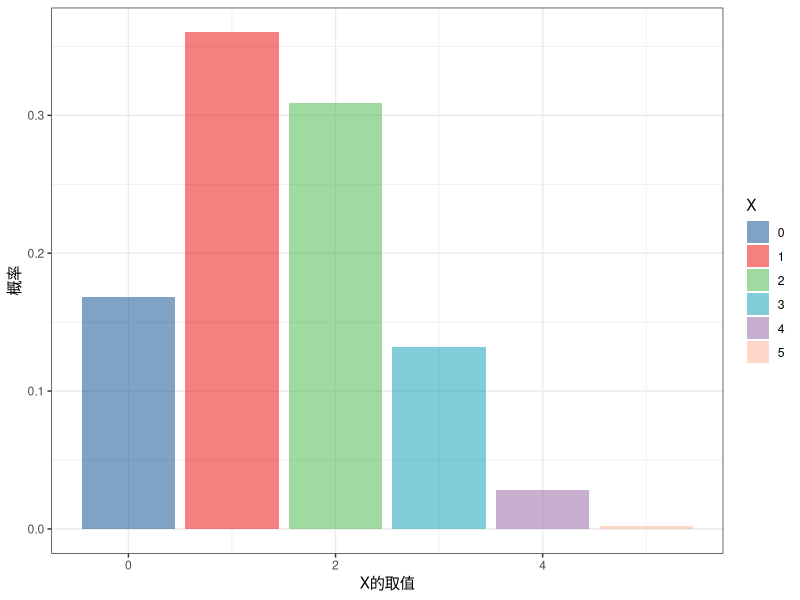
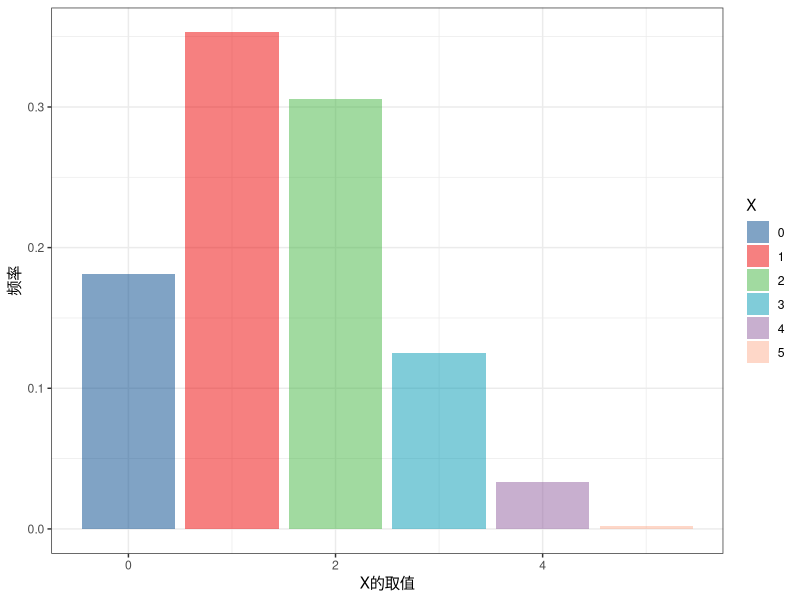
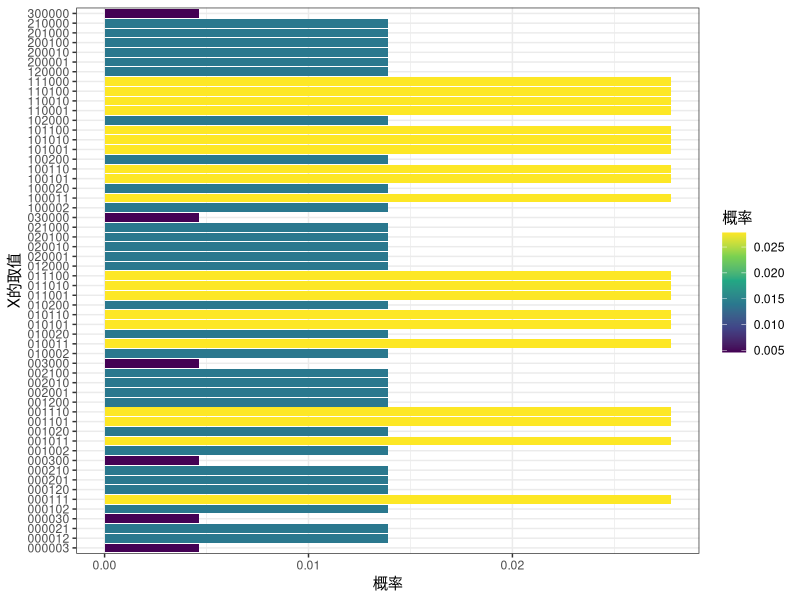
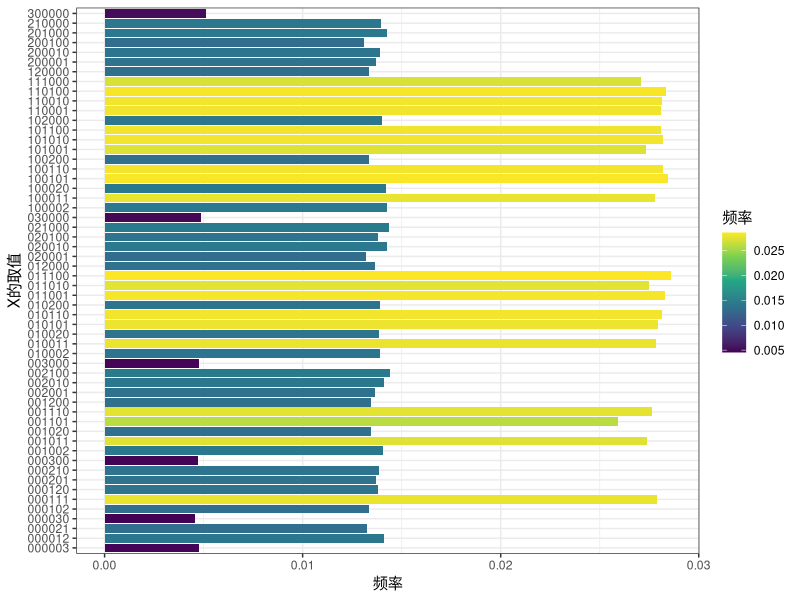
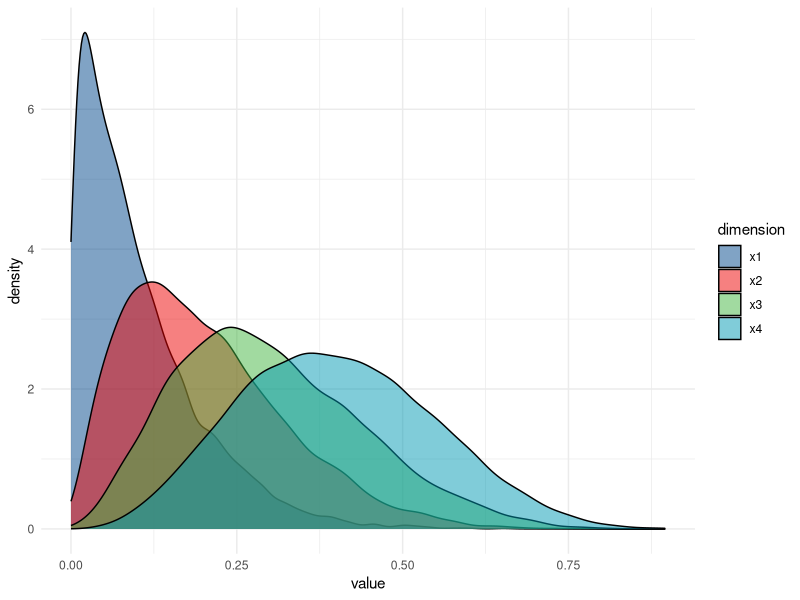
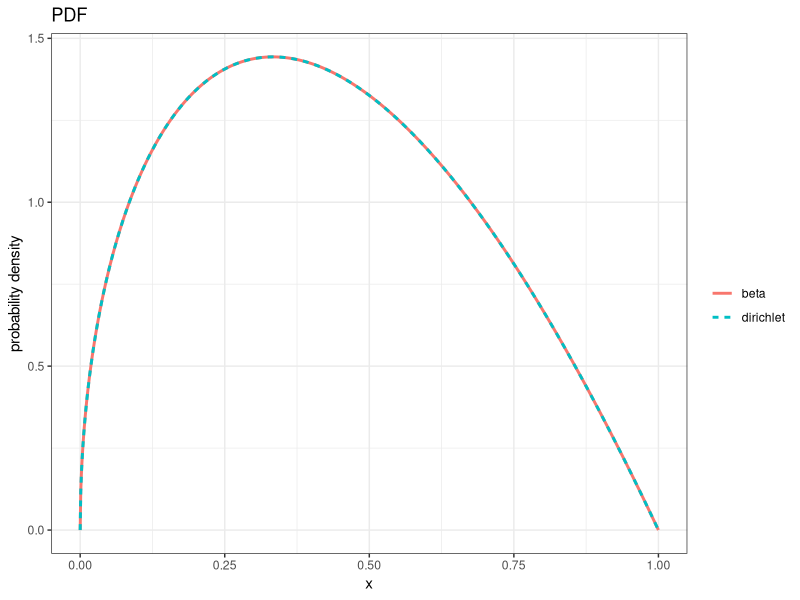
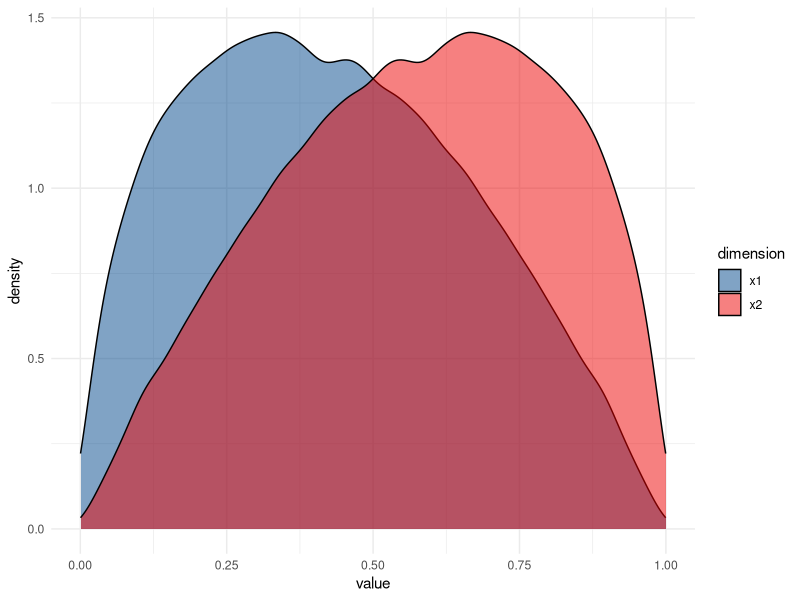
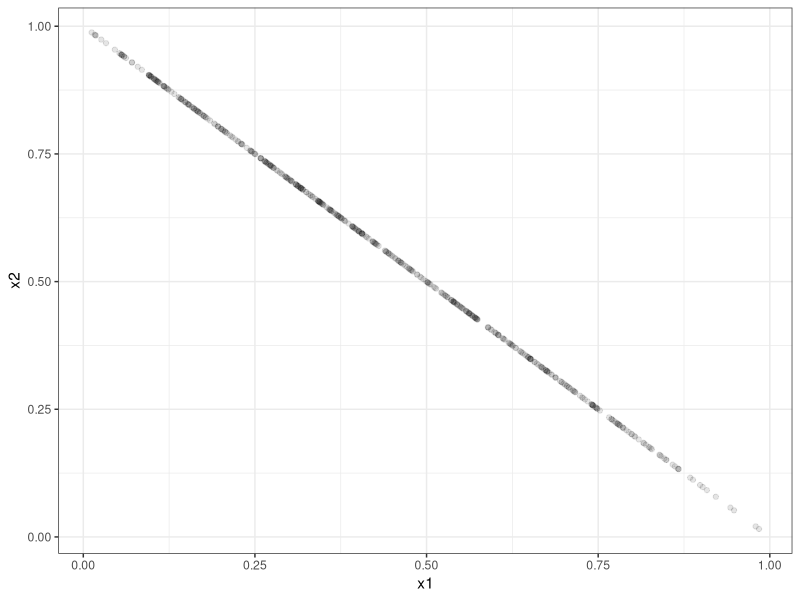

Source code (R) for these figures, in order:
## ---- chunk 1
#| context: setup
#| warning: false
library(tidyverse)
library(gtools)
library(ggsci)
## ---- chunk 2
# 假设n=5,p=0.5
n=5
p=0.3
df<-data.frame(k=0:5) %>%
  mutate(p=choose(n,k)*p^k*(1-p)^(n-k),
         p2=dbinom(k,5,0.3))
df

ggplot(df,aes(k,p,fill=factor(k)))+
  geom_col()+
  scale_fill_lancet(alpha = .5)+
  labs(x='X的取值',y='概率',fill='X')+
  theme_bw()
## ---- chunk 3
# 抽样模拟
data.frame(x=rbinom(1000,5,0.3)) %>% count(x) %>%
  mutate(freq=n/sum(n)) %>%
  ggplot(aes(x,freq,fill=factor(x)))+
  geom_col()+
  scale_fill_lancet(alpha = .5)+
  labs(x='X的取值',y='频率',fill='X')+
  theme_bw()
## ---- chunk 4
# 以掷骰子举例，显然k=6,若骰子均匀，则p1=p2=p3=p4=p5=p6=1/6,假设投掷3次n=3

#PMF

f1<-function(xtext){
  x=as.numeric(strsplit(xtext,'')[[1]])
  factorial(sum(x))/prod(factorial(x))
}
f1('123')

df<-expand.grid(x1=0:3,x2=0:3,x3=0:3,x4=0:3,x5=0:3,x6=0:3) %>%
  filter(x1+x2+x3+x4+x5+x6==3) %>%
  arrange(x1,x2,x3,x4,x5,x6) %>%
  rowwise() %>%
  mutate(x=paste0(x1,x2,x3,x4,x5,x6,collapse = ','),
         n=3,
         p=f1(x)*(1/6)^x1*(1/6)^x2*(1/6)^x3*(1/6)^x4*(1/6)^x5*(1/6)^x6,
         p2=dmultinom(c(x1,x2,x3,x4,x5,x6),size=3,prob=rep(1/6,6))) %>%
  relocate(x,n,p,p2)

sum(df$p)

df %>%
  ggplot(aes(x,p,fill=p))+
  geom_col()+
  coord_flip()+
  scale_x_discrete()+
  labs(x='X的取值',y='概率',fill='概率')+
  scale_fill_viridis_c()+
  theme_bw()
## ---- chunk 5
#抽样模拟
rmultinom(n=100000,size=3,prob=rep(1/6,6)) %>% t() %>%
  as.data.frame() %>%
  setNames(paste0('x',1:6)) %>%
  count(x1,x2,x3,x4,x5,x6) %>%
  mutate(freq=n/sum(n)) %>%
  arrange(x1,x2,x3,x4,x5,x6) %>%
  rowwise() %>%
  mutate(x=paste0(x1,x2,x3,x4,x5,x6,collapse = ',')) %>%
  relocate(x,freq) %>%
  ggplot(aes(x,freq,fill=freq))+
  geom_col()+
  coord_flip()+
  scale_fill_viridis_c()+
  theme_bw()+
  labs(x='X的取值',y='频率',fill='频率')
## ---- chunk 6
df<-rdirichlet(10000,alpha=c(1,2,3,4))
head(df)
head(rowSums(df))

apply(df,2,summary)
df %>% as.data.frame() %>%
  setNames(paste0('x',1:4)) %>%
  pivot_longer(cols=x1:x4,names_to = 'dimension',values_to = 'value') %>%
  ggplot(aes(value,fill=dimension))+
  geom_density()+
  scale_fill_lancet(alpha = .5)+
  theme_minimal()
## ---- chunk 7
# 贝塔分布与狄利克雷分布
df<-data.frame(x=seq(0,1,length.out=1000)) %>%
  mutate(pd_beta=dbeta(x,shape1 = 1.5,shape2=2)) %>%
  rowwise() %>%
  mutate(pd_diri=ddirichlet(c(x,1-x),alpha = c(1.5,2)))

head(df)

#PDF
ggplot(df,aes(x))+
  geom_line(aes(y=pd_beta,linetype='beta',col='beta'),linewidth = 1)+
  geom_line(aes(y=pd_diri,linetype='dirichlet',col='dirichlet'),linewidth = 1)+
  theme_bw()+
  labs(linetype='',col='',y='probability density',title='PDF')
  
## ---- chunk 8
rdirichlet(100000,alpha=c(1.5,2)) %>% 
  as.data.frame() %>%
  setNames(paste0('x',1:2)) %>%
  pivot_longer(cols=x1:x2,names_to = 'dimension',values_to = 'value') %>%
  ggplot(aes(value,fill=dimension))+
  geom_density()+
  scale_fill_lancet(alpha = .5)+
  theme_minimal()
## ---- chunk 9
rdirichlet(500,alpha=c(1.5,2)) %>% 
  as.data.frame() %>%
  setNames(paste0('x',1:2)) %>%
  ggplot(aes(x1,x2))+
  geom_point(alpha=.1)+
  theme_bw()
## ---- chunk 10
plot_data <- expand.grid(alpha = c(0.2,0.5,1,2,5), beta = c(0.2,0.5, 1, 2,5)) %>%
  mutate(data=pmap(list(alpha,beta),~{
    x=seq(0,1,length.out=1000)
    data.frame(x=x,y=dbeta(x,.x,.y))
  }))

plot_data %>%
  unnest(data) %>%
  mutate(params=sprintf('α=%s,β=%s',alpha,beta)) %>%
  ggplot(aes(x,y))+
  geom_line(aes(group=params,color=factor(beta))) +
  facet_wrap(~alpha,nrow=1,drop = T,labeller = as_labeller(function(x)paste0('α=',x)))+
  labs(color='β=')+
  theme_bw()

plot_data %>%
  unnest(data) %>%
  mutate(params=sprintf('α=%s,β=%s',alpha,beta)) %>%
  ggplot(aes(x,y))+
  geom_line(aes(group=params,color=factor(beta))) +
  facet_wrap(~alpha,nrow=1,drop = T,labeller = as_labeller(function(x)paste0('α=',x)))+
  labs(color='β=')+
  theme_bw()+
  coord_cartesian(ylim=c(0,10))

plot_data %>%
  unnest(data) %>%
  mutate(params=sprintf('α=%s,β=%s',alpha,beta)) %>%
  filter(alpha<1,beta<1) %>%
  ggplot(aes(x,y))+
  geom_line(aes(group=params,color=factor(beta))) +
  facet_wrap(~alpha,nrow=1,drop = T,labeller = as_labeller(function(x)paste0('α=',x)))+
  labs(color='β=',title='α<1,β<1')+
  theme_bw()+
  coord_cartesian(ylim=c(0,10))

plot_data %>%
  unnest(data) %>%
  mutate(params=sprintf('α=%s,β=%s',alpha,beta)) %>%
  filter(alpha>1,beta>1) %>%
  ggplot(aes(x,y))+
  geom_line(aes(group=params,color=factor(beta))) +
  facet_wrap(~alpha,nrow=1,drop = T,labeller = as_labeller(function(x)paste0('α=',x)))+
  labs(color='β=',title='α>1,β>1')+
  theme_bw()+
  coord_cartesian(ylim=c(0,10))

plot_data %>%
  unnest(data) %>%
  mutate(params=sprintf('α=%s,β=%s',alpha,beta)) %>%
  filter(alpha==1) %>%
  ggplot(aes(x,y))+
  geom_line(aes(group=params,color=factor(beta))) +
  labs(color='β',title='α=1')+
  theme_bw()+
  coord_cartesian(ylim=c(0,10))


plot_data %>%
  unnest(data) %>%
  mutate(params=sprintf('α=%s,β=%s',alpha,beta)) %>%
  filter(beta==1) %>%
  ggplot(aes(x,y))+
  geom_line(aes(group=params,color=factor(alpha))) +
  labs(color='α=',title='β=1')+
  theme_bw()+
  coord_cartesian(ylim=c(0,10))

plot_data %>%
  unnest(data) %>%
  mutate(params=sprintf('α=%s,β=%s',alpha,beta)) %>%
  filter(alpha==beta) %>%
  ggplot(aes(x,y))+
  geom_line(aes(group=params,color=factor(beta))) +
  labs(color='α=β',title='α=β')+
  theme_bw()+
  coord_cartesian(ylim=c(0,10))

plot_data %>%
  unnest(data) %>%
  mutate(params=sprintf('α=%s,β=%s',alpha,beta)) %>%
  filter(alpha>beta) %>%
  ggplot(aes(x,y))+
  geom_line(aes(group=params,color=factor(beta))) +
  facet_wrap(~alpha,nrow=1,drop = T,labeller = as_labeller(function(x)paste0('α=',x)))+
  labs(color='β=',title='α>β')+
  theme_bw()+
  coord_cartesian(ylim=c(0,10))

plot_data %>%
  unnest(data) %>%
  mutate(params=sprintf('α=%s,β=%s',alpha,beta)) %>%
  filter(alpha<beta) %>%
  ggplot(aes(x,y))+
  geom_line(aes(group=params,color=factor(beta))) +
  facet_wrap(~alpha,nrow=1,drop = T,labeller = as_labeller(function(x)paste0('α=',x)))+
  labs(color='β=',title='α<β')+
  theme_bw()+
  coord_cartesian(ylim=c(0,10))+
  theme(str)
## ---- chunk 11
plot_data <- expand.grid(alpha = c(0.2,0.5,1,2,5), beta = c(0.2,0.5, 1, 2,5)) %>%
  mutate(data=pmap(list(alpha,beta),~{
    x=seq(0,10,length.out=1000)
    data.frame(x=x,y=dgamma(x,shape=.x,scale=.y))
  }))

plot_data %>%
  unnest(data) %>%
  mutate(params=sprintf('α=%s(shape),β=%s(scale)',alpha,beta)) %>%
  ggplot(aes(x,y))+
  geom_line(aes(group=params,color=factor(beta))) +
  facet_wrap(~alpha,nrow=1,drop = T,labeller = as_labeller(function(x)paste0('α=',x)))+
  labs(color='β=')+
  theme_bw()


plot_data %>%
  unnest(data) %>%
  mutate(params=sprintf('α=%s,β=%s',alpha,beta)) %>%
  ggplot(aes(x,y))+
  geom_line(aes(group=params,color=factor(beta))) +
  facet_wrap(~alpha,nrow=1,drop = T,labeller = as_labeller(function(x)paste0('α=',x)))+
  labs(color='β=')+
  theme_bw()+
  coord_cartesian(ylim=c(0,5))

plot_data %>%
  unnest(data) %>%
  mutate(params=sprintf('α=%s,β=%s',alpha,beta)) %>%
  filter(alpha<1,beta<1) %>%
  ggplot(aes(x,y))+
  geom_line(aes(group=params,color=factor(beta))) +
  facet_wrap(~alpha,nrow=1,drop = T,labeller = as_labeller(function(x)paste0('α=',x)))+
  labs(color='β=',title='α<1,β<1')+
  theme_bw()+
  coord_cartesian(ylim=c(0,5))

plot_data %>%
  unnest(data) %>%
  mutate(params=sprintf('α=%s,β=%s',alpha,beta)) %>%
  filter(alpha>1,beta>1) %>%
  ggplot(aes(x,y))+
  geom_line(aes(group=params,color=factor(beta))) +
  facet_wrap(~alpha,nrow=1,drop = T,labeller = as_labeller(function(x)paste0('α=',x)))+
  labs(color='β=',title='α>1,β>1')+
  theme_bw()+
  coord_cartesian(ylim=c(0,5))

plot_data %>%
  unnest(data) %>%
  mutate(params=sprintf('α=%s,β=%s',alpha,beta)) %>%
  filter(alpha==1) %>%
  ggplot(aes(x,y))+
  geom_line(aes(group=params,color=factor(beta))) +
  labs(color='β',title='α=1')+
  theme_bw()+
  coord_cartesian(ylim=c(0,5))


plot_data %>%
  unnest(data) %>%
  mutate(params=sprintf('α=%s,β=%s',alpha,beta)) %>%
  filter(beta==1) %>%
  ggplot(aes(x,y))+
  geom_line(aes(group=params,color=factor(alpha))) +
  labs(color='α=',title='β=1')+
  theme_bw()+
  coord_cartesian(ylim=c(0,5))

plot_data %>%
  unnest(data) %>%
  mutate(params=sprintf('α=%s,β=%s',alpha,beta)) %>%
  filter(alpha==beta) %>%
  ggplot(aes(x,y))+
  geom_line(aes(group=params,color=factor(beta))) +
  labs(color='α=β',title='α=β')+
  theme_bw()+
  coord_cartesian(ylim=c(0,5))

plot_data %>%
  unnest(data) %>%
  mutate(params=sprintf('α=%s,β=%s',alpha,beta)) %>%
  filter(alpha>beta) %>%
  ggplot(aes(x,y))+
  geom_line(aes(group=params,color=factor(beta))) +
  facet_wrap(~alpha,nrow=1,drop = T,labeller = as_labeller(function(x)paste0('α=',x)))+
  labs(color='β=',title='α>β')+
  theme_bw()+
  coord_cartesian(ylim=c(0,5))

plot_data %>%
  unnest(data) %>%
  mutate(params=sprintf('α=%s,β=%s',alpha,beta)) %>%
  filter(alpha<beta) %>%
  ggplot(aes(x,y))+
  geom_line(aes(group=params,color=factor(beta))) +
  facet_wrap(~alpha,nrow=1,drop = T,labeller = as_labeller(function(x)paste0('α=',x)))+
  labs(color='β=',title='α<β')+
  theme_bw()+
  coord_cartesian(ylim=c(0,5))+
  theme(str)
## ---- chunk 12
plot_data <- expand.grid(alpha = 1, beta = c(0.2,0.5, 1, 2,5)) %>%
  mutate(data=pmap(list(alpha,beta),~{
    x=seq(0,10,length.out=1000)
    data.frame(x=x,y=dgamma(x,shape=.x,scale=.y),
               y2=dexp(x,rate=1/.y))
  }))

head(plot_data %>% unnest(data))

plot_data %>%
  unnest(data) %>%
  mutate(params=sprintf('α=1,β=%s(λ=%s)',beta,round(1/beta,2))) %>%
  ggplot(aes(x,y))+
  geom_line(aes(group=params,color=params)) +
  labs(color='β(scale)=',title='指数分布(α=1)')+
  theme_bw()
## ---- chunk 13
plot_data <- expand.grid(k = 1:5, beta = 2) %>%
  mutate(alpha=k/2) %>%
  mutate(data=pmap(list(alpha,beta,k),~{
    x=seq(0,10,length.out=1000)
    data.frame(x=x,y=dgamma(x,..1,scale=..2),
               y2=dchisq(x,..3))
  }))

head(plot_data %>% unnest(data))

plot_data %>%
  unnest(data) %>%
  mutate(params=sprintf('α=%s(k=%s),β=%s(scale),',alpha,k,beta)) %>%
  ggplot(aes(x,y))+
  geom_line(aes(group=params,color=params)) +
  labs(color='β=',title='卡方分布(β=2)')+
  theme_bw()
## ---- chunk 14
#α很大时接近 正态分布
plot_data<-expand.grid(alpha = 1:10, beta = c(0.5, 1, 2)) %>%
  mutate(data=pmap(list(alpha,beta),~{
    x=seq(0,2*.x*.y,length.out=100)
    data.frame(x=x,y=dgamma(x,shape=.x,scale=.y),
               y2=dnorm(x,.x*.y,sqrt(.x*.y^2)))
  }))

head(plot_data %>% unnest(data))

plot_data %>%
  unnest(data) %>%
  mutate(params=sprintf('α=%s',alpha)) %>%
  ggplot(aes(x,y))+
  geom_line(aes(group=params,color=params)) +
  facet_wrap(~beta,nrow=1,drop = T,labeller = as_labeller(function(x)paste0('beta=',x)),scales = 'free')+
  labs(color='α=',title='')+
  theme_bw()


plot_data %>%
  unnest(data) %>%
  mutate(diff=y2-y) %>%
  ggplot(aes(diff,fill=alpha))+
  geom_density()+
  facet_grid(alpha~beta)+
  xlim(c(-.1,.1))
## ---- chunk 15
# 生成参数组合并计算威布尔分布密度数据
plot_data <- expand.grid(
  k = c(0.5, 1, 1.5, 2, 3),           # 形状参数 k
  lambda = c(0.5, 1, 1.5, 2, 3)       # 尺度参数 λ
) %>%
  mutate(data = pmap(list(k, lambda), ~ {
    x <- seq(0, 5, length.out = 1000)
    data.frame(x = x, y = dweibull(x, shape = ..1, scale = ..2))
  }))

# 绘图
plot_data %>%
  unnest(data) %>%
  mutate(params = sprintf("k=%s, λ=%s", k, lambda)) %>%
  ggplot(aes(x = x, y = y)) +
  geom_line(aes(color = factor(lambda), group = params)) +
  facet_wrap(~ k, nrow = 1, labeller = as_labeller(function(x) paste0("k=", x))) +
  labs(color = "λ", title = "威布尔分布密度曲线") +
  theme_bw() +
  coord_cartesian(ylim = c(0, 2))

